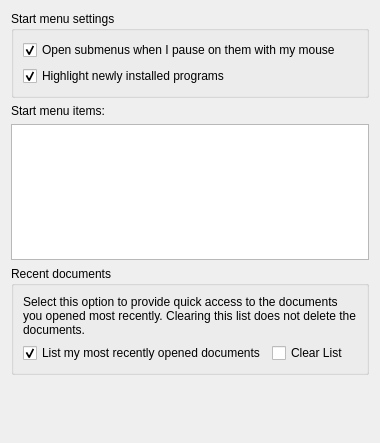
<?xml version="1.0" encoding="UTF-8"?>
<ui version="4.0">
 <class>StartAdvancedWinXPWidget</class>
 <widget class="QWidget" name="StartAdvancedWinXPWidget">
  <property name="geometry">
   <rect>
    <x>0</x>
    <y>0</y>
    <width>380</width>
    <height>443</height>
   </rect>
  </property>
  <property name="sizePolicy">
   <sizepolicy hsizetype="Fixed" vsizetype="Fixed">
    <horstretch>0</horstretch>
    <verstretch>0</verstretch>
   </sizepolicy>
  </property>
  <property name="minimumSize">
   <size>
    <width>380</width>
    <height>443</height>
   </size>
  </property>
  <property name="maximumSize">
   <size>
    <width>486</width>
    <height>443</height>
   </size>
  </property>
  <property name="windowTitle">
   <string>Form</string>
  </property>
  <layout class="QGridLayout" name="gridLayout_2">
   <item row="0" column="0">
    <widget class="QGroupBox" name="settingsGroupBox">
     <property name="title">
      <string>Start menu settings</string>
     </property>
     <layout class="QGridLayout" name="gridLayout">
      <item row="0" column="0">
       <widget class="QCheckBox" name="openSubmenuCheckBox">
        <property name="text">
         <string>Open submenus when I pause on them with my mouse</string>
        </property>
        <property name="checked">
         <bool>true</bool>
        </property>
       </widget>
      </item>
      <item row="1" column="0">
       <widget class="QCheckBox" name="newProgramscheckBox">
        <property name="text">
         <string>Highlight newly installed programs</string>
        </property>
        <property name="checked">
         <bool>true</bool>
        </property>
       </widget>
      </item>
     </layout>
    </widget>
   </item>
   <item row="1" column="0">
    <widget class="QLabel" name="itemsLabel">
     <property name="text">
      <string>Start menu items:</string>
     </property>
     <property name="buddy">
      <cstring>itemsTreeView</cstring>
     </property>
    </widget>
   </item>
   <item row="2" column="0">
    <widget class="QTreeView" name="itemsTreeView"/>
   </item>
   <item row="3" column="0">
    <widget class="QGroupBox" name="recentGroupBox">
     <property name="title">
      <string>Recent documents</string>
     </property>
     <layout class="QGridLayout" name="gridLayout_3">
      <item row="0" column="0" colspan="2">
       <widget class="QLabel" name="label">
        <property name="text">
         <string>Select this option to provide quick access to the documents you opened most recently. Clearing this list does not delete the documents.</string>
        </property>
        <property name="wordWrap">
         <bool>true</bool>
        </property>
       </widget>
      </item>
      <item row="1" column="0">
       <widget class="QCheckBox" name="listdocsCheckBox">
        <property name="text">
         <string>List my most recently opened documents</string>
        </property>
        <property name="checked">
         <bool>true</bool>
        </property>
       </widget>
      </item>
      <item row="1" column="1">
       <widget class="QCheckBox" name="clearCheckBox">
        <property name="text">
         <string>Clear List</string>
        </property>
       </widget>
      </item>
     </layout>
    </widget>
   </item>
   <item row="4" column="0">
    <spacer name="verticalSpacer">
     <property name="orientation">
      <enum>Qt::Vertical</enum>
     </property>
     <property name="sizeHint" stdset="0">
      <size>
       <width>348</width>
       <height>112</height>
      </size>
     </property>
    </spacer>
   </item>
  </layout>
 </widget>
 <tabstops>
  <tabstop>openSubmenuCheckBox</tabstop>
  <tabstop>newProgramscheckBox</tabstop>
  <tabstop>itemsTreeView</tabstop>
  <tabstop>listdocsCheckBox</tabstop>
  <tabstop>clearCheckBox</tabstop>
 </tabstops>
 <resources/>
 <connections/>
</ui>
